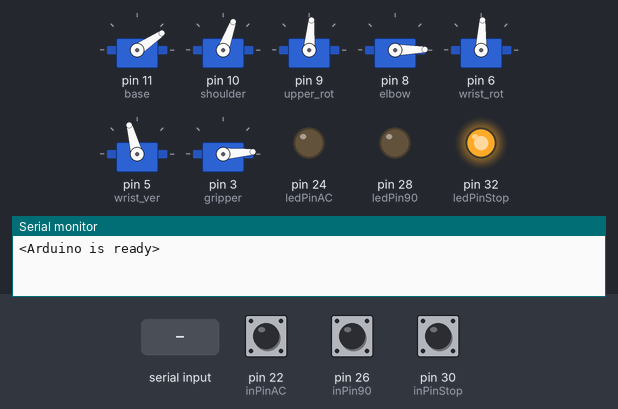
Recording of a sketch running on a simulated Arduino Mega 2560, built with avr-gcc and run on an emulated ATmega2560. Shown: 7 × servo, output pins drawn as LEDs (lit = HIGH), the last lines printed to the serial monitor. The test bench sets the inputs (shaded band); at power-on: pin 22 (inPinAC) HIGH, pin 26 (inPin90) HIGH, pin 30 (inPinStop) HIGH.

Above: at 1.2 s.
1.3 s: pin 22 (inPinAC) pulled LOW for 0.15 s
At 2.5 s:
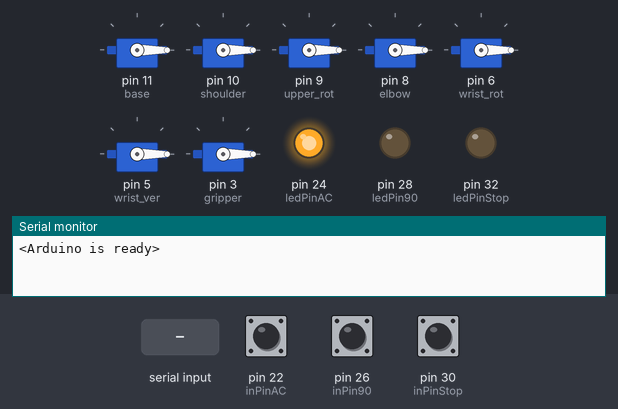
2.9 s: "90,45,200\n" received over Serial
At 3.7 s:
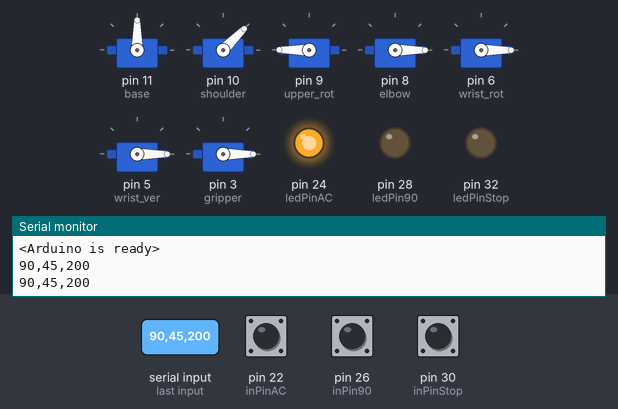
4.4 s: "90,45\n" received over Serial
At 4.8 s:
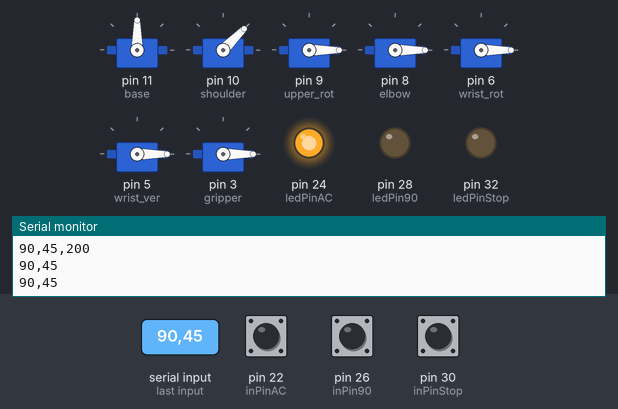
5.9 s: pin 26 (inPin90) pulled LOW for 0.15 s
At 6.2 s:
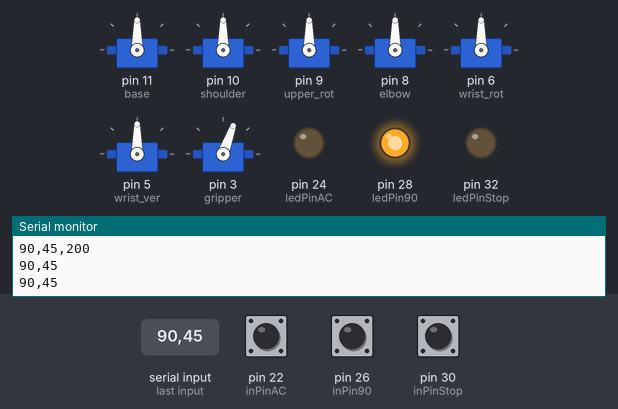
7.5 s: pin 30 (inPinStop) pulled LOW for 0.15 s
At 8.7 s:
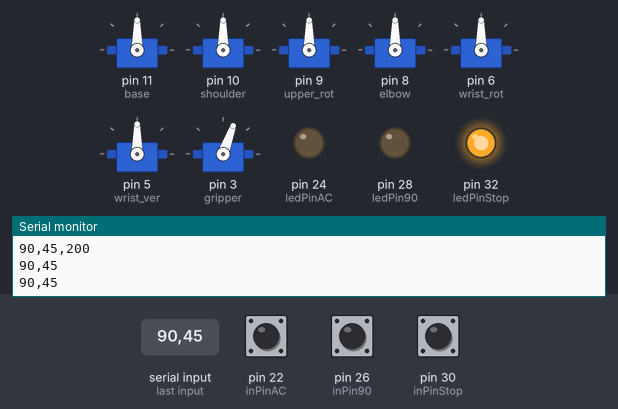
9.1 s: pin 22 (inPinAC) pulled LOW for 1 s
At 9.9 s:
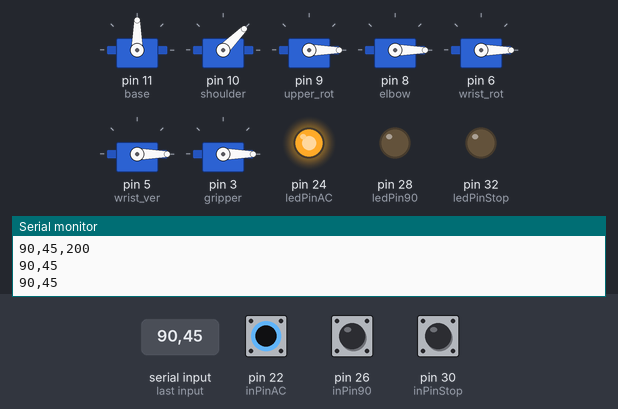
Timing chart, 0 to 12.1 s (numbered marks = the images above; inputs shaded):
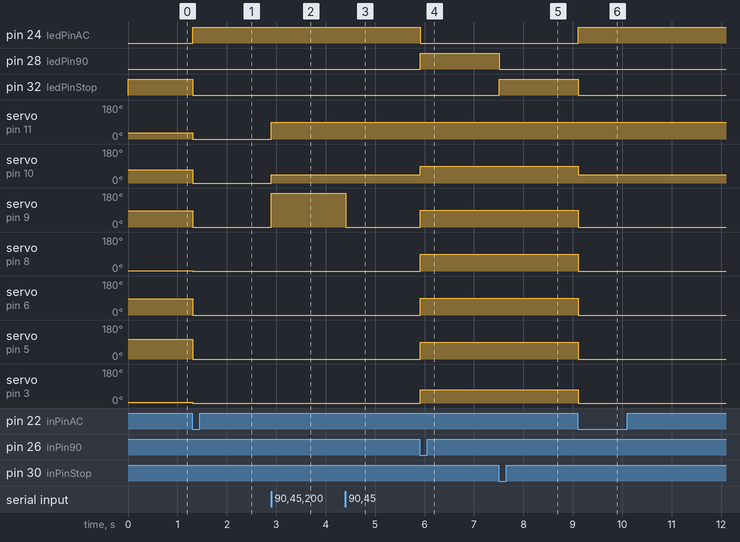

Measured:
- after the input at 1.3 s, pin 24 (ledPinAC): LOW → HIGH at once; pin 32 (ledPinStop): HIGH → LOW at once; servo on pin 11 (base): 34° → 0° at once; servo on pin 10 (shoulder): 70° → 0° at once; servo on pin 9 (upper_rot): 85° → 0° at once
- after the input at 2.9 s, servo on pin 11 (base): 0° → 90° at once; servo on pin 10 (shoulder): 0° → 45° at once; servo on pin 9 (upper_rot): 0° → 180° at once
- after the input at 4.4 s, servo on pin 9 (upper_rot): 180° → 0° at once
- after the input at 5.9 s, pin 24 (ledPinAC): HIGH → LOW at once; pin 28 (ledPin90): LOW → HIGH at once; servo on pin 10 (shoulder): 45° → 90° at once; servo on pin 9 (upper_rot), servo on pin 8 (elbow), servo on pin 6 (wrist_rot), servo on pin 5 (wrist_ver): 0° → 90° at once; servo on pin 3 (gripper): 0° → 70° at once
- after the input at 7.5 s, pin 28 (ledPin90): HIGH → LOW at once; pin 32 (ledPinStop): LOW → HIGH at once
- after the input at 9.1 s, pin 24 (ledPinAC): LOW → HIGH at once; pin 32 (ledPinStop): HIGH → LOW at once; servo on pin 10 (shoulder): 90° → 45° at once; servo on pin 9 (upper_rot), servo on pin 8 (elbow), servo on pin 6 (wrist_rot), servo on pin 5 (wrist_ver): 90° → 0° at once; servo on pin 3 (gripper): 70° → 0° at once

The sketch:

data_to_servo_menu.ino
```cpp
#include <Servo.h>


Servo base;
Servo shoulder;
Servo elbow;
Servo upper_rot;
Servo wrist_rot;
Servo wrist_ver;
Servo gripper;


int angle_arm, angle_forearm, angle_hand, rot_hand, rot_shoulder, claw_on_off;
int rot_upper=10;
int INPUT_SIZE = 30;
char tempChars[21];
int winkels[4];
int data[7];
String msg;
char buffer[27];

int ledPinAC = 24;  //grün
int ledPin90= 28;   //gelb
int ledPinStop= 32;  //rot
int inPinAC= 22;    // pushbutton connected to digital pin 7
int inPin90= 26;
int inPinStop= 30;
boolean val_AC= false;      // variable to store the read value
boolean val_90= false;
boolean val_Stop= true;

void setup() {

  pinMode(ledPinAC, OUTPUT);
  pinMode(ledPin90, OUTPUT);
  pinMode(ledPinStop, OUTPUT);
  pinMode(inPinAC, INPUT_PULLUP);
  pinMode(inPin90, INPUT_PULLUP);
  pinMode(inPinStop, INPUT_PULLUP);

  Serial.begin(38400);
  Serial.println("<Arduino is ready>");

  base.attach(11);
  shoulder.attach(10);
  upper_rot.attach(9);
  elbow.attach(8);
  wrist_rot.attach(6);
  wrist_ver.attach(5);
  gripper.attach(3);

  rot_shoulder = 34;
  angle_arm = 70;
  rot_upper = 85;
  angle_forearm = 1;
  angle_hand = 105;
  rot_hand = 87;
  claw_on_off = 4;  //70:zu 30:offen

}

void loop() {

  if(digitalRead(inPinStop)==LOW){
    val_AC = false;
    val_90=false;
    val_Stop=true;
    delay(10);
  }

  else if(digitalRead(inPinAC)==LOW){
    val_AC = true;
    val_90=false;
    val_Stop=false;
    delay(10);
  }

  else if(digitalRead(inPin90)==LOW){
    val_90 = true;
    val_AC=false;
    val_Stop=false;
    delay(10);
  }

  digitalWrite(ledPinStop,val_Stop);
  digitalWrite(ledPin90,val_90);
  digitalWrite(ledPinAC,val_AC);

  if(val_90==true){
    angle_90();
  }

  else if(val_AC==true){
    recvWithEndMarker();

    rot_shoulder = data[0];
    angle_arm = data[1];
    rot_upper = data[2];
    angle_forearm = data[3];
    angle_hand = data[4];
    rot_hand = data[5];
    claw_on_off = data[6];
  }


    base.write(rot_shoulder);
    shoulder.write(angle_arm);
    upper_rot.write(rot_upper);
    elbow.write(angle_forearm);
    wrist_rot.write(rot_hand);
    wrist_ver.write(angle_hand);
    gripper.write(claw_on_off);
}

void recvWithEndMarker() {
  while (Serial.available() > 0) {


    //aktuelles Zeichen einlesen
    msg = Serial.readStringUntil('\n');

    Serial.println(msg);
    msg.toCharArray(buffer, 27);
    Serial.println(msg);
    strcpy(tempChars, buffer);


    char * buffer; // this is used by strtok() as an index

    buffer = strtok(tempChars, ",");
    data[0] = atoi(buffer);

    buffer = strtok(NULL, ","); // this continues where the previous call left off
    data[1] = atoi(buffer);     // convert this part to an integer

    buffer = strtok(NULL, ",");
    data[2] = atoi(buffer);

    buffer = strtok(NULL, ",");
    data[3] = atoi(buffer);

    buffer = strtok(NULL, ",");
    data[4] = atoi(buffer);

    buffer = strtok(NULL, ",");
    data[5] = atoi(buffer);

    buffer = strtok(NULL, ",");
    data[6] = atoi(buffer);


//               Serial.print("Data 0:");
//               Serial.println(data[0]);
//               Serial.print(" Data 1:");
//               Serial.println(data[1]);
//               Serial.print(" Data 2:");
//               Serial.println(data[2]);
//               Serial.print(" Data 3:");
//               Serial.println(data[3]);
//               Serial.print(" Data 4:");
//               Serial.println(data[4]);
//               Serial.print(" Data 5:");
//               Serial.println(data[5]);
//               Serial.print("Data 6:");
//               Serial.println(data[6]);
//


  }
}


void angle_90(){
  rot_shoulder = 90;
  angle_arm = 90;
  rot_upper = 90;
  angle_forearm = 90;
  angle_hand = 90;
  rot_hand = 90;
  claw_on_off = 70;  //70:zu 30:offen
}
```
